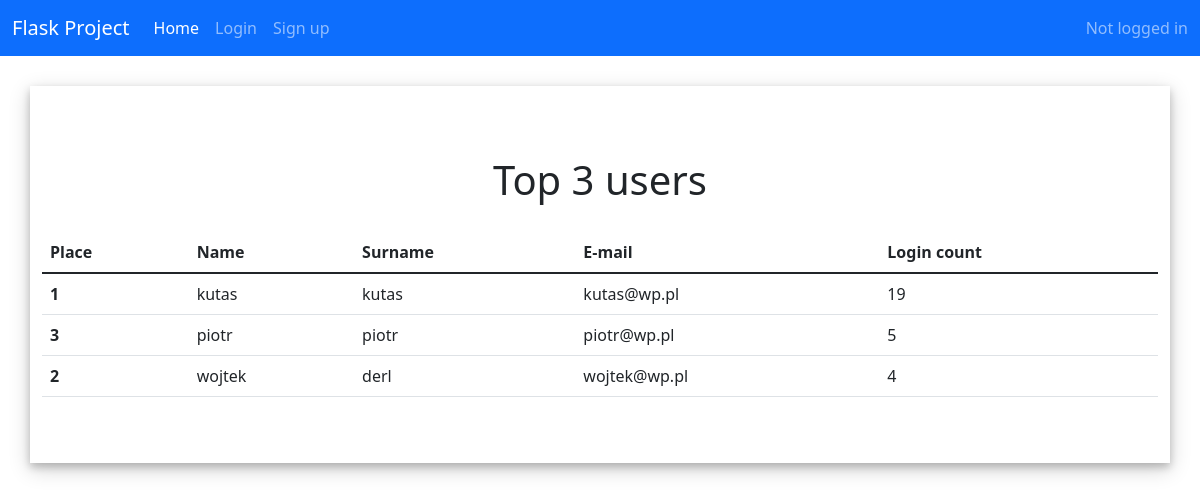
/top_users, run on an earlier commit of the app's database.
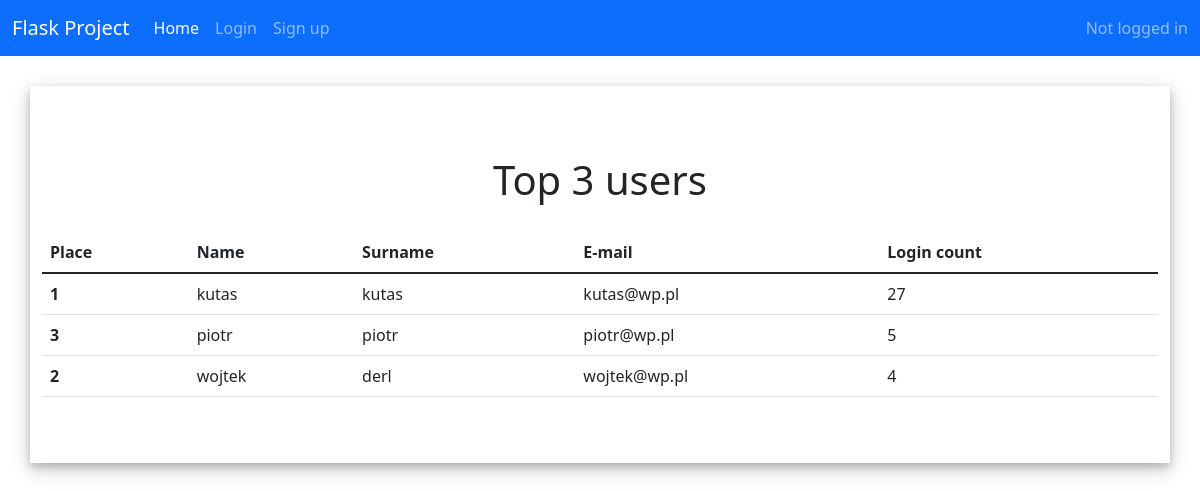
And on a later commit of the database.
### app.py (models this page shows)
class User(db.Model, UserMixin):
    id = db.Column(db.Integer, primary_key = True)
    email = db.Column(db.String(30), nullable=False, unique=True)
    name = db.Column(db.String(20), nullable=False)
    last_name = db.Column(db.String(20), nullable=False)
    password = db.Column(db.String(80), nullable=False)
    login_count = db.Column(db.Integer, nullable=False, default=0)
    isAdmin = db.Column(db.Boolean(), nullable=False, default=False)

### app.py (the view)
@app.route('/top_users', methods=['GET', 'POST'])
def topUsers():
    top_users = db.session.query(User).order_by(User.login_count.desc()).limit(3)
    return render_template('top_users.html', users = top_users)

### templates/top_users.html
{% extends "base.html" %} {% block title %}Admin{% endblock %} {% block content
  %}
  <h1>Top 3 users</h1>
  <table class="table">
    <thead>
      <tr>
        <th scope="col">Place</th>
        <th scope="col">Name</th>
        <th scope="col">Surname</th>
        <th scope="col">E-mail</th>
        <th scope="col">Login count</th>
      </tr>
    </thead>
    <tbody>
      {% for user in users %}
      <tr>
        <th scope="row">{{ user.id }}</td>
        <td>{{ user.name }}</td>
        <td>{{ user.last_name }}</td>
        <td>{{ user.email }}</td>
        <td>{{ user.login_count }}</td>
      </tr>
      {% endfor %}
    </tbody>
  </table>
  {% endblock %}

What changed in the data, as far as the page shows it:
changed User "kutas": login_count "19" → "27"
